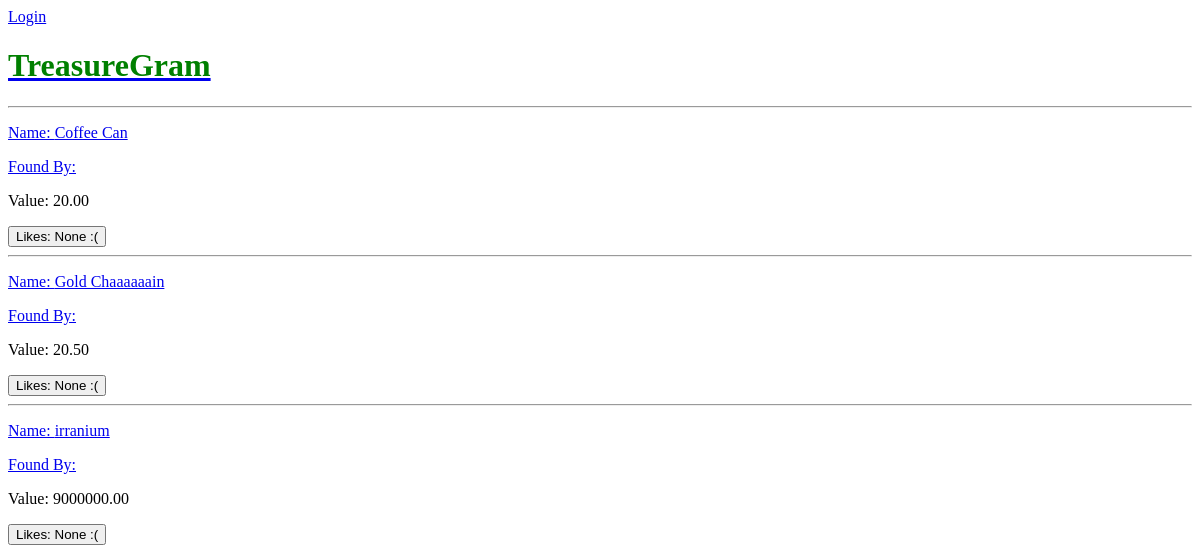
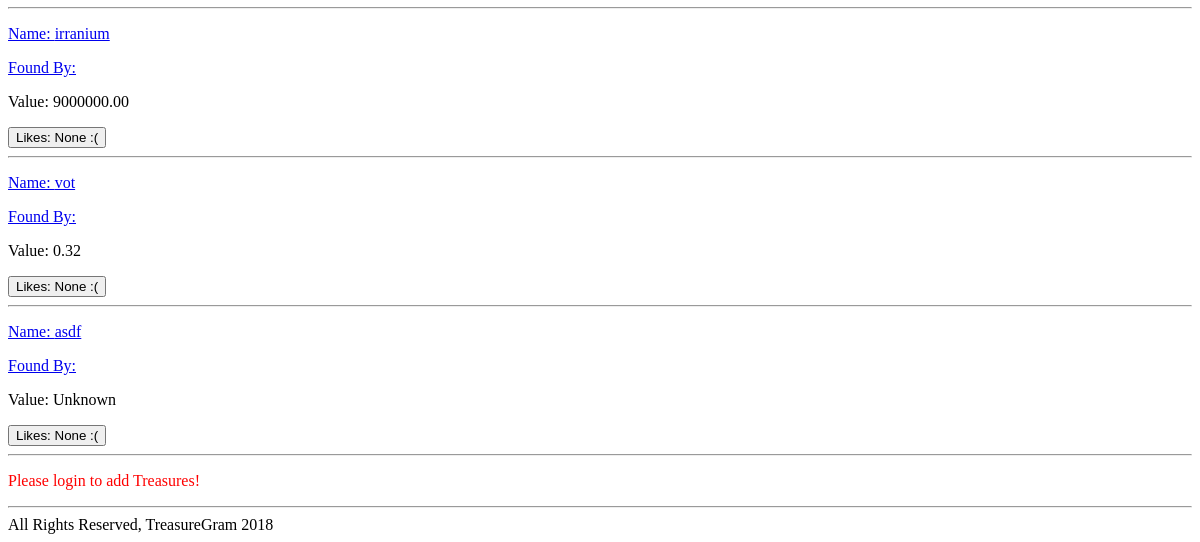
Before: / with the older database file (2 pictures, top to bottom).
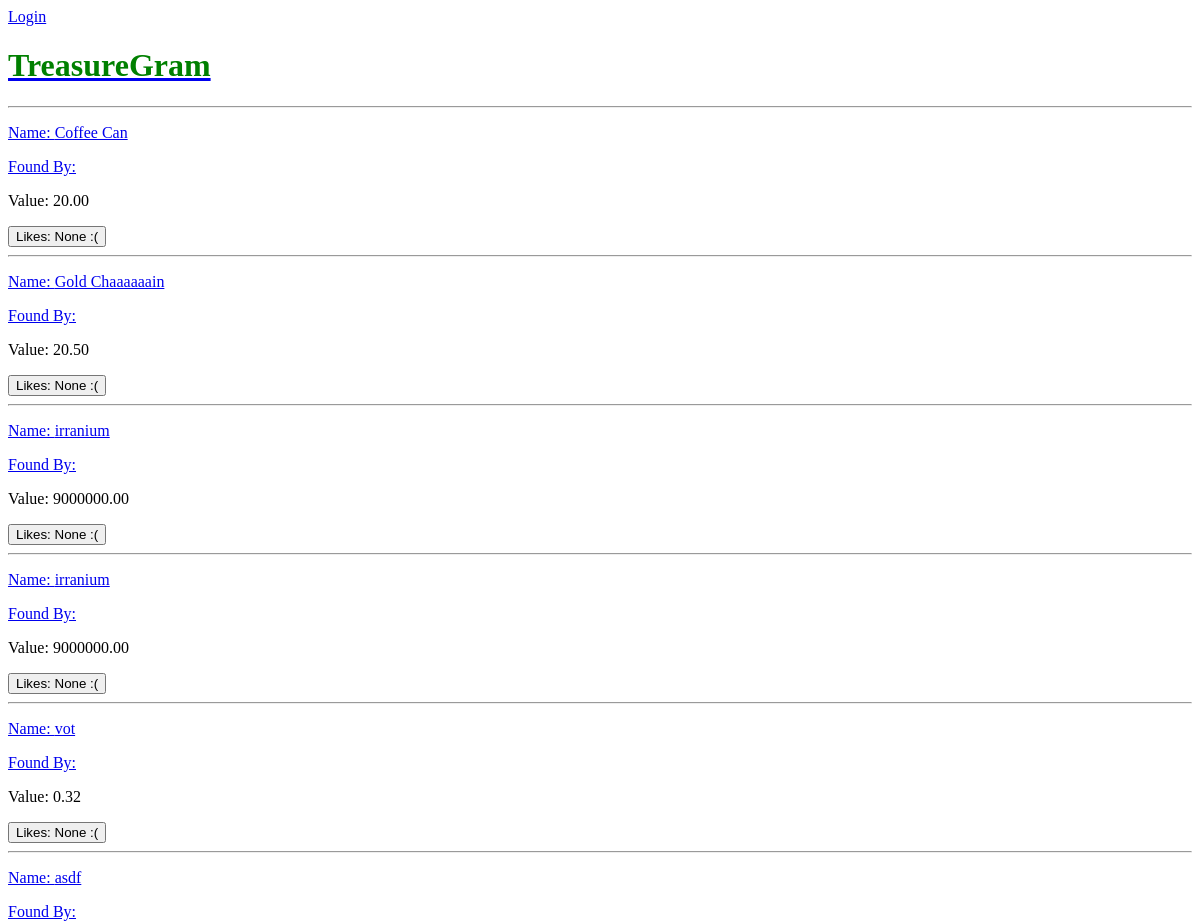
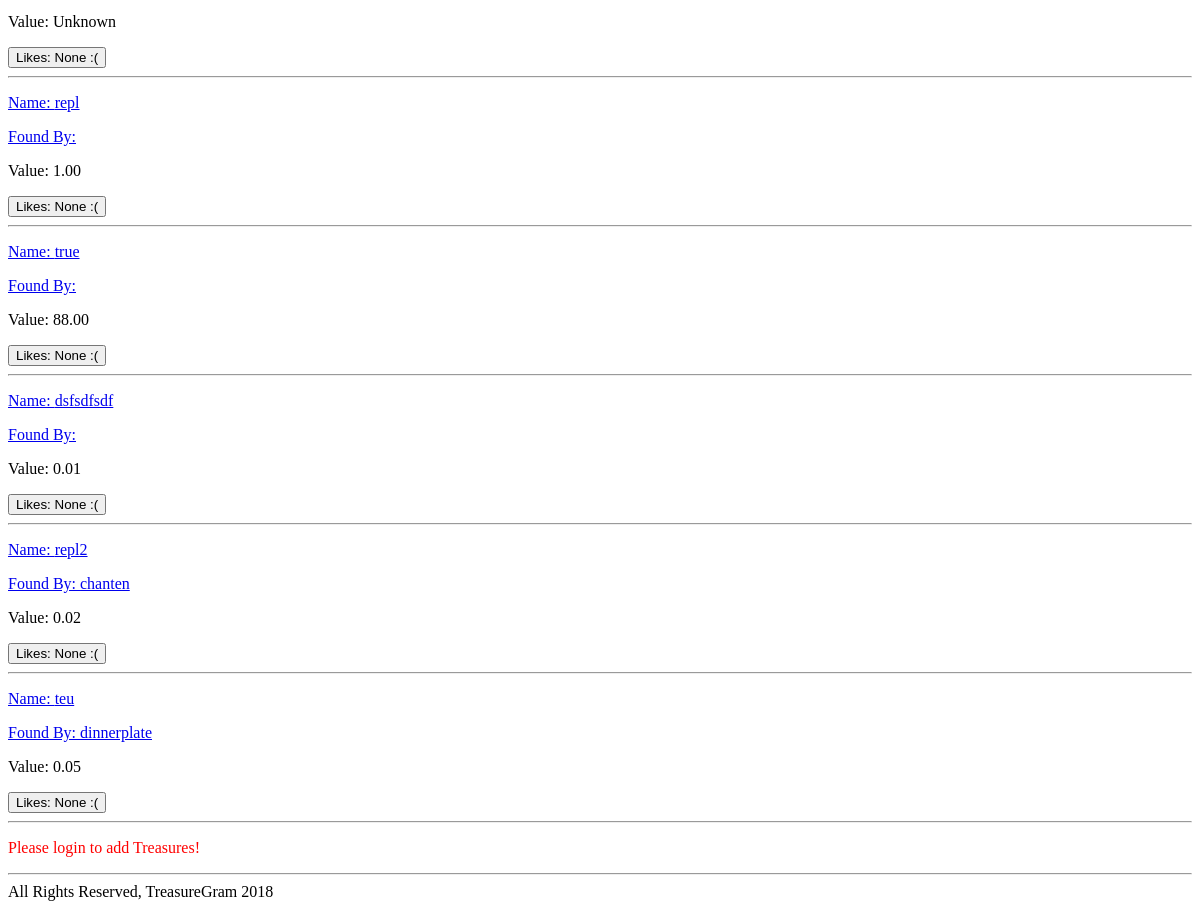
After: the same page with the newer database file (2 pictures, top to bottom).
### main_app/models.py (models this page shows)
class Treasure(models.Model):
    name = models.CharField(max_length=100)
    value = models.DecimalField(max_digits=10, decimal_places=2)
    material = models.CharField(max_length=100)
    location = models.CharField(max_length=100)
    likes = models.IntegerField(default=0)
    user = models.ForeignKey(User,
    models.SET_NULL,
    blank=True,
    null=True,)

### main_app/views.py (the view)
# urls.py: url(r'^$', index),
def index(request):
    treasures = Treasure.objects.all()
    form = TreasureForm()
    return render(request, 'index.html', {'treasures': treasures, 'form': form})

### main_app/templates/index.html
{% extends 'base.html' %}
{% load staticfiles %}
{% block content %}
{% for treasure in treasures %}
    <a href="/{{treasure.id}}">
      <p>Name: {{ treasure.name }}</p>
    </a>
    <a href="/user/{{treasure.user.username}}"
      <p>Found By: {{treasure.user.username }}</p>
    </a>
    {% if treasure.value > 0 %}
      <p>Value: {{ treasure.value}}</p>
    {% else %}
      <p>Value: Unknown</p>
    {% endif%}
    <button class="likes" data-id="{{treasure.id}}" type="button">Likes:
    {% if treasure.likes > 0 %} {{ treasure.likes }} {% else %} None :( {% endif %}
    </button>
    <hr />
    {% endfor %}
    {% if user.is_authenticated %}
    <form action="post_url/" method="post">
          {% csrf_token %}
          {{ form.as_p }}
          <input type="submit" value="Submit" />
    </form>
    {% else %}
    <p class="warning">Please login to add Treasures!</p>
    {% endif %}
    {% endblock %}

### main_app/templates/base.html (shortened to what this page needs)
{% load staticfiles %}
<!DOCTYPE html>
<html>
  <head>
  <link rel="stylesheet" type="text/css" href="{% static 'style.css' %}"/>
  </head>
  <body>
    {% if user.is_authenticated %}
     <a  href="{% url 'profile' user.username %}">Hello, {{ user.username }}!</a> |
     <a  href="{% url 'logout' %}">Logout</a>
 {% else %}
     <a  href="{% url 'login' %}">Login</a>
 {% endif %}
    <a href='/'><h1>TreasureGram</h1></a>
<hr />
   {% block content %}
   {% endblock %}
<hr/>
  <footer>All Rights Reserved, TreasureGram 2018</footer>
 </body>
</html>

### main_app/static/style.css (style rules this page uses)
h1 { color: green; }
.warning { color: red; }

Changed rows visible on the page:
added Treasure: name "repl", value "1.00", likes "None :("
added Treasure: name "true", value "88.00", likes "None :("
added Treasure: name "dsfsdfsdf", value "0.01", likes "None :("
added Treasure: name "repl2", user.username "chanten", value "0.02", likes "None :("
added Treasure: name "teu", user.username "dinnerplate", value "0.05", likes "None :("
